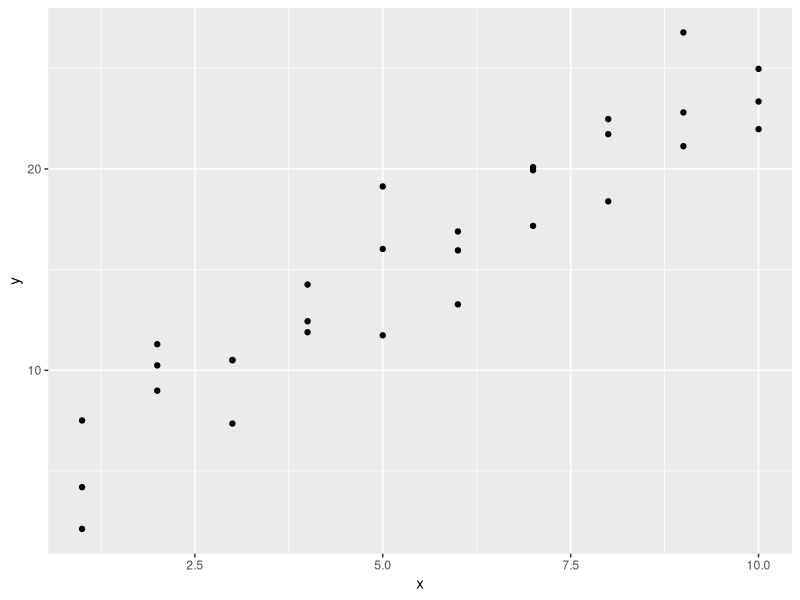
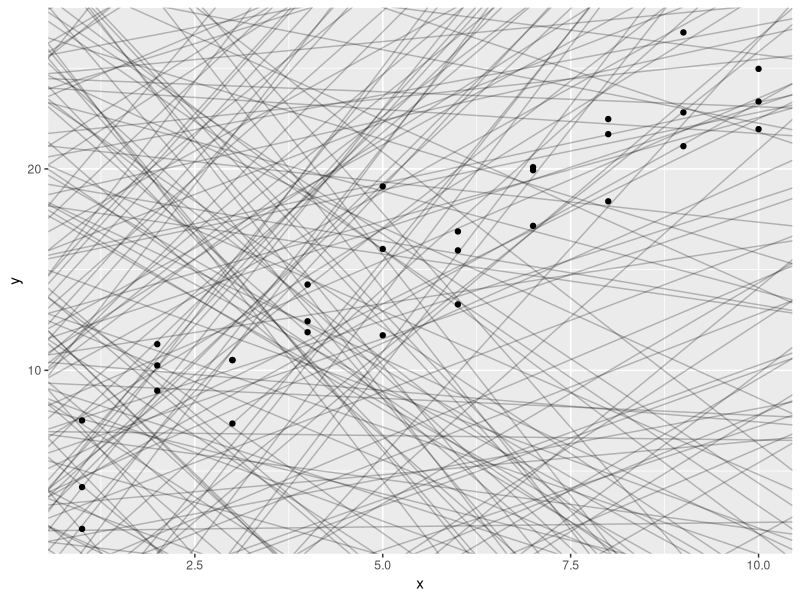
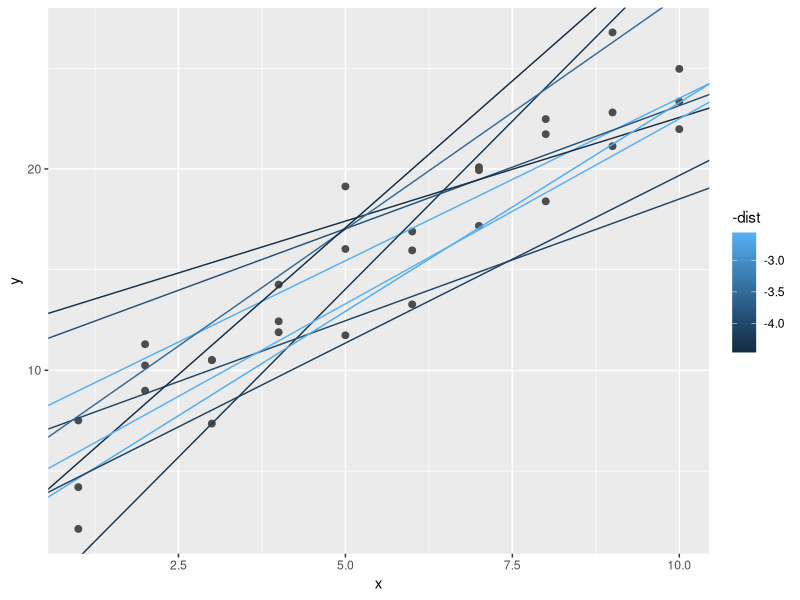
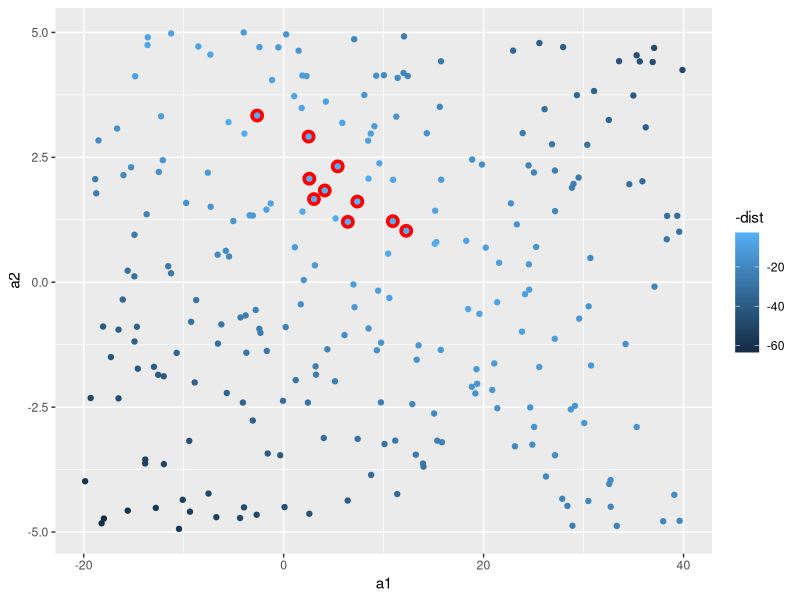
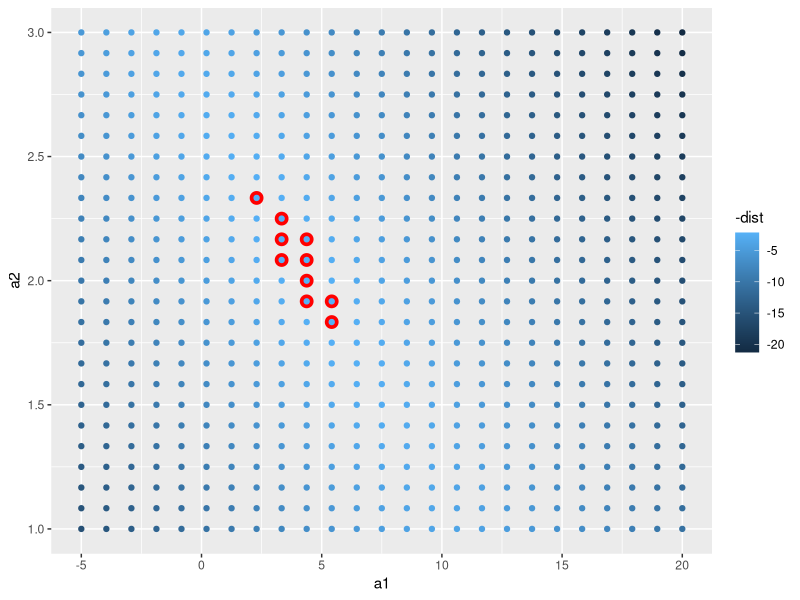
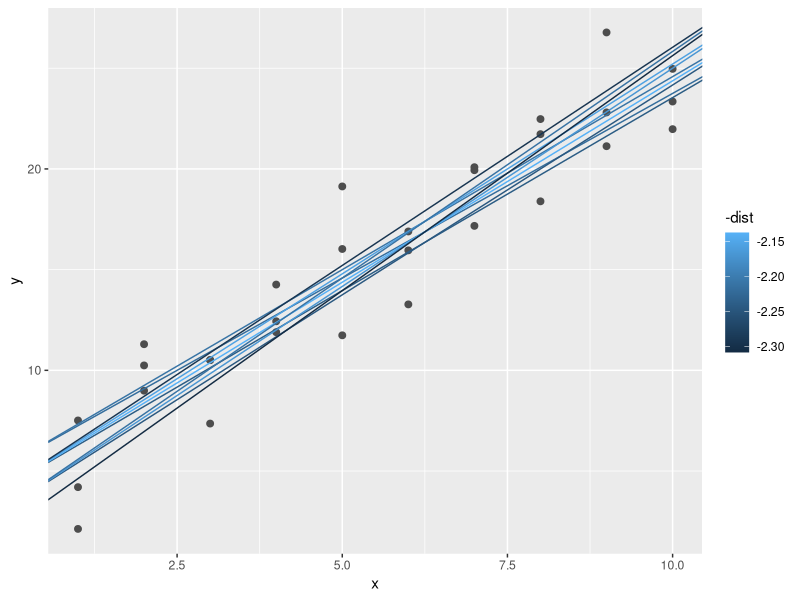
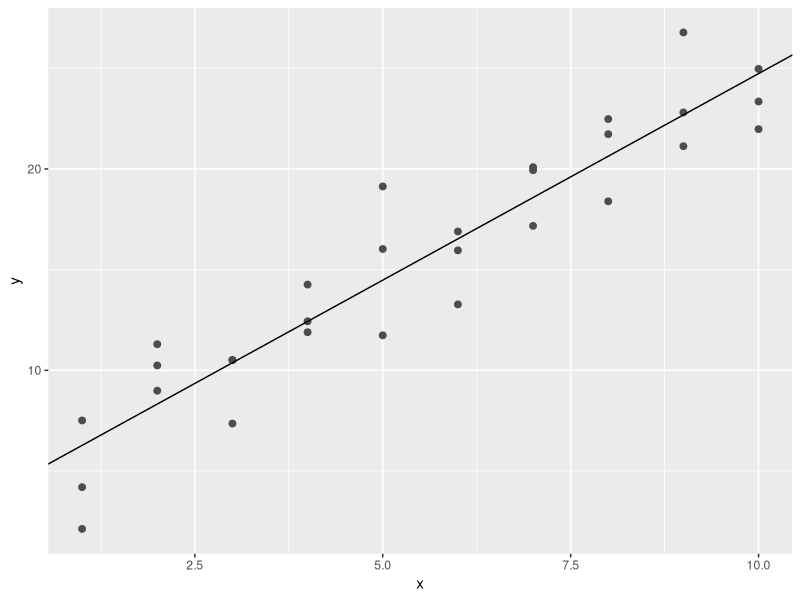
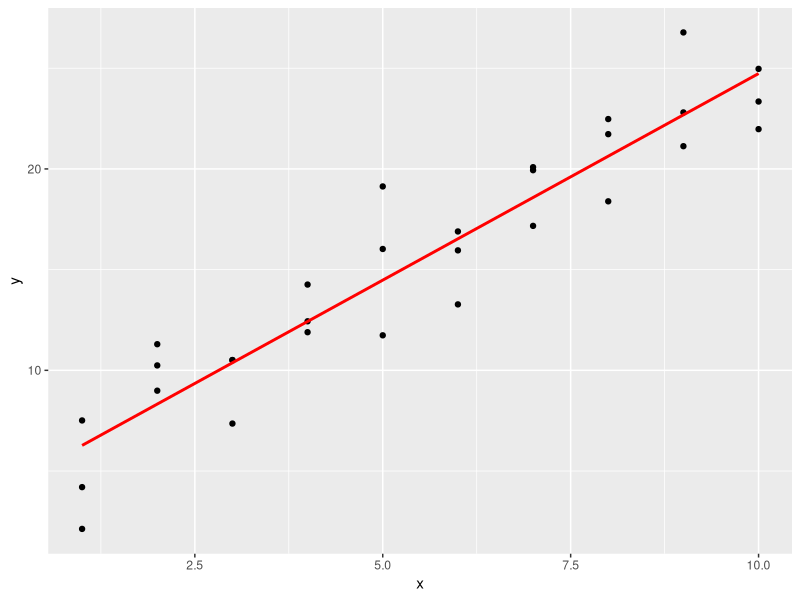

Write R code to recreate these figures, in order.
## ---- chunk 1
install.packages("tidyverse")
## ---- chunk 2
library(tidyverse)

library(modelr)
options(na.action = na.warn)
## ---- chunk 3
# sim1 is a simple simulated dataset provided by modelr
ggplot(sim1, aes(x, y)) + 
  geom_point()
## ---- chunk 4
models <- tibble(
  # Generate random deviates.
  #    runif(n, min, max)
  a1 = runif(250, -20, 40),
  a2 = runif(250, -5, 5)
)

ggplot(sim1, aes(x, y)) + 
  geom_abline(aes(intercept = a1, slope = a2), data = models, alpha = 1/4) +
  geom_point()
## ---- chunk 5
model1 <- function(a, data) {
  # Computes predicted y values for a given linear model.
  #
  # Args:
  #   a    : A linear model, represented by a 2d vector - an intercept and slope.
  #   data : The data on which to evaluate.
  #
  # Returns:
  #   The predicted y values for the given linear model.
  a[1] + a[2] * data$x
}
# Example usage:
model1(c(7, 1.5), sim1)
## ---- chunk 6
measure_distance <- function(mod, data) {
  # Computes the overall difference between actual and predicted y values using a root-mean-squared deviation method given a linear model and data.
  #
  # Args:
  #   mod  : A linear model, represented by a 2d vector - an intercept and slope.
  #   data : The data on which to evaluate.
  #
  # Returns:
  #   The overall distance between the predicted and actual y values.
  diff <- data$y - model1(mod, data)
  sqrt(mean(diff ^ 2))
}
# Example usage:
measure_distance(c(7, 1.5), sim1)

## ---- chunk 7
sim1_dist <- function(a1, a2) {
  # Given a linear model, computes the overall difference between predicted and actual y values on sim1 data.
  #
  # Args:
  #   mod  : A linear model, represented by a 2d vector - an intercept and slope.
  #
  # Returns:
  #   The overall distance between the predicted and actual y values.
  measure_distance(c(a1, a2), sim1)
}

models <- models %>% 
  # Add distance to each model as a new variable.
  mutate(dist = purrr::map2_dbl(a1, a2, sim1_dist))

models
## ---- chunk 8
ggplot(sim1, aes(x, y)) + 
  geom_point(size = 2, colour = "grey30") + 
  geom_abline(
    aes(intercept = a1, slope = a2, colour = -dist), 
    data = filter(models, rank(dist) <= 10)
  )
## ---- chunk 9
ggplot(models, aes(a1, a2)) +
  geom_point(data = filter(models, rank(dist) <= 10), size = 4, colour = "red") +
  geom_point(aes(colour = -dist))

## ---- chunk 10
grid <- expand.grid(
  a1 = seq(-5, 20, length = 25),
  a2 = seq(1, 3, length = 25)
  ) %>% 
  mutate(dist = purrr::map2_dbl(a1, a2, sim1_dist))

grid %>% 
  ggplot(aes(a1, a2)) +
  geom_point(data = filter(grid, rank(dist) <= 10), size = 4, colour = "red") +
  geom_point(aes(colour = -dist))
## ---- chunk 11
ggplot(sim1, aes(x, y)) + 
  geom_point(size = 2, colour = "grey30") + 
  geom_abline(
    aes(intercept = a1, slope = a2, colour = -dist), 
    data = filter(grid, rank(dist) <= 10)
  )
## ---- chunk 12
best <- optim(c(0, 0), measure_distance, data = sim1)
best$par # Gives back the best set of parameters found, [intercept, slope]
## ---- chunk 13
ggplot(sim1, aes(x, y)) + 
  geom_point(size = 2, colour = "grey30") + 
  geom_abline(intercept = best$par[1], slope = best$par[2])
## ---- chunk 14
sim1_mod <- lm(y ~ x, data = sim1)
coef(sim1_mod) # Gives back the best set of parameters, [intercept, x]
## ---- chunk 15
grid <- sim1 %>% 
  data_grid(x) 
grid # A 10x1 tibble.
## ---- chunk 16
grid <- grid %>% 
  add_predictions(sim1_mod) 
grid
## ---- chunk 17
ggplot(sim1, aes(x)) +
  geom_point(aes(y = y)) +
  geom_line(aes(y = pred), data = grid, colour = "red", size = 1)
## ---- chunk 18
sim1 <- sim1 %>% 
  add_residuals(sim1_mod)
sim1
## ---- chunk 19
ggplot(sim1, aes(resid)) + 
  geom_freqpoly(binwidth = 0.5)
## ---- chunk 20
ggplot(sim1, aes(x, resid)) + 
  geom_ref_line(h = 0) +
  geom_point()
## ---- chunk 21
# Tribble: Row-wise tibble creation. Args specify structure.
df <- tribble(
  ~y, ~x1, ~x2,
  4, 2, 5,
  5, 1, 6
)
model_matrix(df, y ~ x1)
## ---- chunk 22
model_matrix(df, y ~ x1 + x2)
## ---- chunk 23
df <- tribble(
  ~ sex, ~ response,
  "male", 1,
  "female", 2,
  "male", 1
)
model_matrix(df, response ~ sex)
## ---- chunk 24
ggplot(sim2) + 
  geom_point(aes(x, y))
## ---- chunk 25
mod2 <- lm(y ~ x, data = sim2)

grid <- sim2 %>% 
  data_grid(x) %>% 
  add_predictions(mod2)
grid

## ---- chunk 26
ggplot(sim2, aes(x)) + 
  geom_point(aes(y = y)) +
  geom_point(data = grid, aes(y = pred), colour = "red", size = 4)
## ---- chunk 27
ggplot(sim3, aes(x1, y)) + 
  geom_point(aes(colour = x2))
## ---- chunk 28
# Multiple linear models
mod1 <- lm(y ~ x1 + x2, data = sim3) # There is no interaction effect.
mod2 <- lm(y ~ x1 * x2, data = sim3) # There is an interaction effect.
## ---- chunk 29
grid <- sim3 %>% 
  data_grid(x1, x2) %>% 
  gather_predictions(mod1, mod2)
grid
## ---- chunk 30
ggplot(sim3, aes(x1, y, colour = x2)) + 
  geom_point() + 
  geom_line(data = grid, aes(y = pred)) + 
  facet_wrap(~ model)
## ---- chunk 31
sim3 <- sim3 %>% 
  gather_residuals(mod1, mod2)

ggplot(sim3, aes(x1, resid, colour = x2)) + 
  geom_point() + 
  facet_grid(model ~ x2)

## ---- chunk 32
mod1 <- lm(y ~ x1 + x2, data = sim4) # No interaction.
mod2 <- lm(y ~ x1 * x2, data = sim4) # Interaction effects.

grid <- sim4 %>% 
  data_grid(
    x1 = seq_range(x1, 5), 
    x2 = seq_range(x2, 5) 
  ) %>% 
  gather_predictions(mod1, mod2)
grid
## ---- chunk 33
ggplot(grid, aes(x1, x2)) + 
  geom_tile(aes(fill = pred)) + 
  facet_wrap(~ model)
## ---- chunk 34
ggplot(grid, aes(x1, pred, colour = x2, group = x2)) + 
  geom_line() +
  facet_wrap(~ model)

ggplot(grid, aes(x2, pred, colour = x1, group = x1)) + 
  geom_line() +
  facet_wrap(~ model)
## ---- chunk 35
df <- tribble(
  ~y, ~x,
   1,  1,
   2,  2, 
   3,  3
)

model_matrix(df, y ~ x^2 + x)
model_matrix(df, y ~ I(x^2) + x)
## ---- chunk 36
model_matrix(df, y ~ poly(x, 2))
## ---- chunk 37
library(splines)
## ---- chunk 38
model_matrix(df, y ~ ns(x, 2))
## ---- chunk 39
sim5 <- tibble(
  x = seq(0, 3.5 * pi, length = 50),
  y = 4 * sin(x) + rnorm(length(x))
)

ggplot(sim5, aes(x, y)) +
  geom_point()
## ---- chunk 40
mod1 <- lm(y ~ ns(x, 1), data = sim5)
mod2 <- lm(y ~ ns(x, 2), data = sim5)
mod3 <- lm(y ~ ns(x, 3), data = sim5)
mod4 <- lm(y ~ ns(x, 4), data = sim5)
mod5 <- lm(y ~ ns(x, 5), data = sim5)

grid <- sim5 %>% 
  data_grid(x = seq_range(x, n = 50, expand = 0.1)) %>% 
  gather_predictions(mod1, mod2, mod3, mod4, mod5, .pred = "y")

ggplot(sim5, aes(x, y)) + 
  geom_point() +
  geom_line(data = grid, colour = "red") +
  facet_wrap(~ model)
## ---- chunk 41
# Generate an evenly spaced grid of values that covers the region where our data lies.
grid <- sim1 %>% 
  data_grid(x) 

sim1_mod2 <- loess(y ~ x, data = sim1)

# Add the predictions from the model to a new column in the data frame.
grid <- grid %>% 
  add_predictions(sim1_mod2)

# Plot the predictions
ggplot(sim1, aes(x)) +
  geom_point(aes(y = y)) +
  geom_line(aes(y = pred), data = grid, colour = "red", size = 1)
## ---- chunk 42
ggplot(sim1, aes(x, y)) +
  geom_point(size = 2, color = "grey30") +
  geom_smooth(method = "loess", formula=y ~ x)
## ---- chunk 43
# Loess model residuals
sim1_2 <- sim1 %>% 
  add_residuals(sim1_mod2)
## ---- chunk 44
# Loess model residuals
ggplot(sim1_2, aes(x, resid)) + 
  geom_ref_line(h = 0) +
  geom_point()
## ---- chunk 45
# Linear model residuals
ggplot(sim1, aes(x, resid)) + 
  geom_ref_line(h = 0) +
  geom_point()
